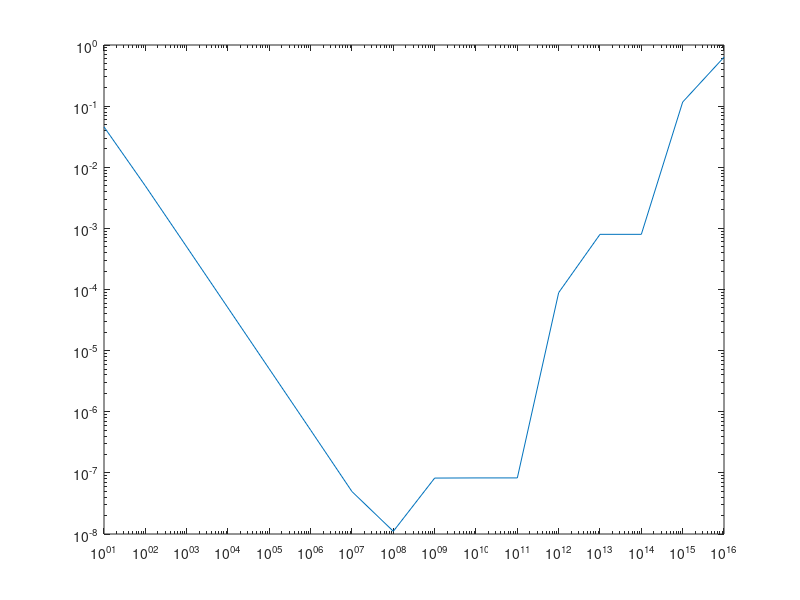

This chart was generated by the following MATLAB code:
% =====  ES. 1  =====

% get L, the minimum exponent allowed using realmin
% in matlab, realmin is calculated as 2^L
L = log2(realmin)

% realmax is calculated as (2-eps) * 2^U
U = log2(realmax / (2 - eps))

% to obtain t, we use the definition of eps=2^(1-t)
t = 1 - log2(eps)

UFL = 2^L
OFL = (2-2^(1-t)) * 2^U


% =====  ES. 2  =====

% get eps using the definition fl(1 + eps) > 1
eps_calc = 1;

while 1+eps_calc/2 > 1
    eps_calc = eps_calc / 2;
end
    
eps_calc
e_mach = eps


% =====  ES. 3  =====

n_pi = 1:100;
pi_calc = ones(100, 1);

for i = n_pi
    sign = -1;
    for j = 1:i*100
        pi_calc(i) = pi_calc(i) + (sign * 1/(j*2 + 1));
        sign = sign * -1;
    end
end

err_pi = abs((pi_calc .* 4 - pi) ./ pi)
%plot(n_pi, err_pi)

% =====  ES. 4  =====

ex = 1:16;
n_e = 10.^ex;
e_calc = (1 + 1./n_e).^n_e;
e = exp(1);
loglog(n_e, abs((e - e_calc) / e ))

